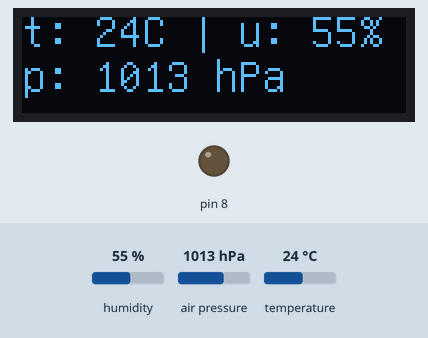
The sketch below on a simulated Arduino Nano, built with avr-gcc and run on an emulated ATmega328P. On the bench: 128×32 one-colour display, output pins drawn as LEDs (lit = HIGH). The inputs (shaded band) are chosen by the test bench; at power-on: humidity 55 %, air pressure 1013 hPa, temperature 24 °C. What the sketch prints to the serial monitor is not drawn.

Above: at 1.2 s.
1.3 s: humidity set to 22 %
At 7.2 s:
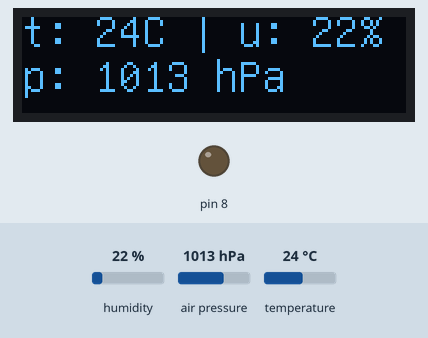
7.8 s: air pressure set to 952 hPa
At 13.6 s:
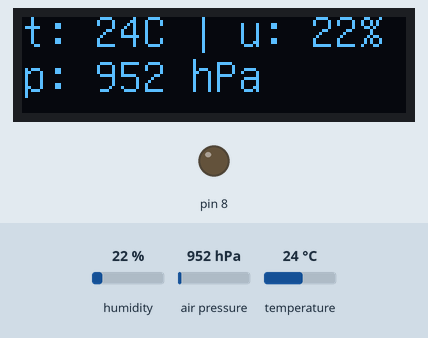
13.9 s: temperature set to 12 °C
At 19.8 s:
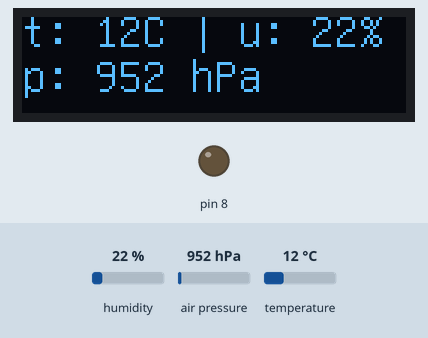
20.1 s: humidity set to 40 %
At 25.1 s:
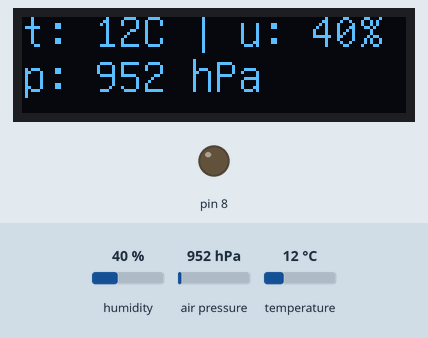
26.2 s: air pressure set to 975 hPa
At 31.5 s:
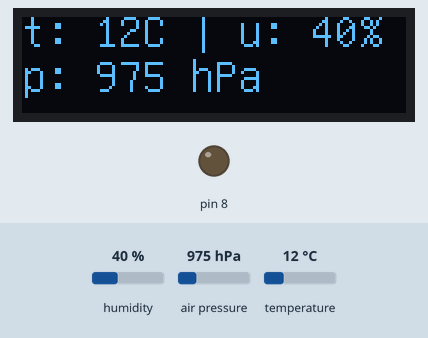
Timing chart, 0 to 33.0 s (numbered marks = the images above; inputs shaded):
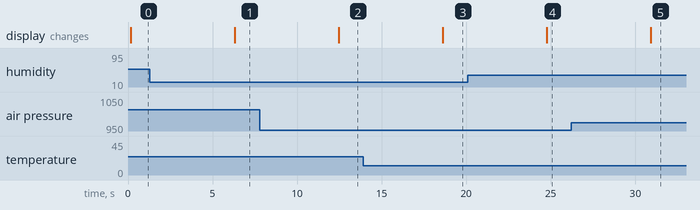

Measured:
- after the input at 1.3 s, the display: changes after 5.0 s (image 1)
- after the input at 7.8 s, the display: changes after 4.7 s (image 2)
- after the input at 13.9 s, the display: changes after 4.7 s (image 3)
- after the input at 20.1 s, the display: changes after 4.7 s (image 4)
- after the input at 26.2 s, the display: changes after 4.7 s (image 5)

The sketch:

bme280OledDisplay.ino
```cpp
/***************************************************************************
  Per sensore BME280 humidity, temperature & pressure sensor e scermo
  Oled 128x32 0.91''

  Libreria di partenza: Adafruit

  Installare le librerie richieste (vedi import statement).

  ---
  Per far funzionare correttamente questo sketch, ho dovuto modificare
  l'indirizzo i2c nella libreria di adafruit, come descritto qui:
  https://forum.arduino.cc/index.php?topic=400394.0

      Changing #define BME280_ADDRESS (0x77) for
      #define BME280_ADDRESS (0x76) in the library's
      Adafruit_BME280.h solved the problem.

  Questo perchè il mio sensore ha l'indirizzo diverso e non è modificabile.
  ---

  Se colleghiamo un bme280 e lo screen Oled 128x32 all'arduino Nano usando
  l'interfaccia i2c, vedremo comparire i valori di temperatura, umidità
  e pressione :)

 ***************************************************************************/

#include <Wire.h>
#include <SPI.h>
#include <Adafruit_Sensor.h>
#include <Adafruit_BME280.h>

#include "U8glib.h"


//#define BME_SCK 13
//#define BME_MISO 12
//#define BME_MOSI 11
//#define BME_CS 10

#define SEALEVELPRESSURE_HPA (1013.25)

// per il display Oled
U8GLIB_SSD1306_128X32 u8g(U8G_I2C_OPT_NONE);  // I2C / TWI


Adafruit_BME280 bme; // I2C
//Adafruit_BME280 bme(BME_CS); // hardware SPI
//Adafruit_BME280 bme(BME_CS, BME_MOSI, BME_MISO, BME_SCK); // software SPI

unsigned long delayTime;
int temp=0;
int pressione=0;
int umidita=0;
String baseTemp = "t: ";
String basePress = "p: ";
String baseUmi = "u: ";
String stringaTemp = "";
String stringaPress = "";
String stringaUmi = "";

void setup() {
    Serial.begin(9600);
    while(!Serial);    // time to get serial running
    Serial.println(F("BME280 test"));

    unsigned status;

    // default settings
    status = bme.begin();
    // You can also pass in a Wire library object like &Wire2
    // status = bme.begin(0x76, &Wire2)
    if (!status) {
        Serial.println("Could not find a valid BME280 sensor, check wiring, address, sensor ID!");
        Serial.print("SensorID was: 0x"); Serial.println(bme.sensorID(),16);
        Serial.print("        ID of 0xFF probably means a bad address, a BMP 180 or BMP 085\n");
        Serial.print("   ID of 0x56-0x58 represents a BMP 280,\n");
        Serial.print("        ID of 0x60 represents a BME 280.\n");
        Serial.print("        ID of 0x61 represents a BME 680.\n");
        while (1) delay(10);
    }

    // setup screen Oled
    // assign default color value
    if ( u8g.getMode() == U8G_MODE_R3G3B2 ) {
      u8g.setColorIndex(255);     // white
    }
    else if ( u8g.getMode() == U8G_MODE_GRAY2BIT ) {
      u8g.setColorIndex(3);         // max intensity
    }
    else if ( u8g.getMode() == U8G_MODE_BW ) {
      u8g.setColorIndex(1);         // pixel on
    }
    else if ( u8g.getMode() == U8G_MODE_HICOLOR ) {
      u8g.setHiColorByRGB(255,255,255);
    }

    pinMode(8, OUTPUT);

    delayTime = 6000;

    Serial.println();
}

int getTemp() {
  return bme.readTemperature();
}

int getPress() {
  return bme.readPressure() / 100.0F;
}

int getUmi() {
  return bme.readHumidity();
}


void draw(String temp, String pressione) {
  // graphic commands to redraw the complete screen should be placed here
  u8g.setFont(u8g_font_unifont);
  u8g.setPrintPos(0,10);
  //u8g.setFont(u8g_font_osb21);
  u8g.print(temp);

  u8g.setPrintPos(0,25);
  u8g.print(pressione);

}

void loop() {
    printValues();

    temp = getTemp();
    pressione = getPress();
    umidita = getUmi();
    stringaUmi = String(baseUmi + umidita);
    stringaTemp = String(baseTemp + temp + "C | " + stringaUmi + "%");
    stringaPress = String(basePress + pressione + " hPa");

    // picture loop
    u8g.firstPage();
    do {
      draw(stringaTemp, stringaPress);
    } while( u8g.nextPage() );

    delay(delayTime);
}


void printValues() {
    Serial.print("Temperature = ");
    Serial.print(bme.readTemperature());
    Serial.println(" *C");

    Serial.print("Pressure = ");

    Serial.print(bme.readPressure() / 100.0F);
    Serial.println(" hPa");

    Serial.print("Approx. Altitude = ");
    Serial.print(bme.readAltitude(SEALEVELPRESSURE_HPA));
    Serial.println(" m");

    Serial.print("Humidity = ");
    Serial.print(bme.readHumidity());
    Serial.println(" %");
    Serial.println();
}
```
